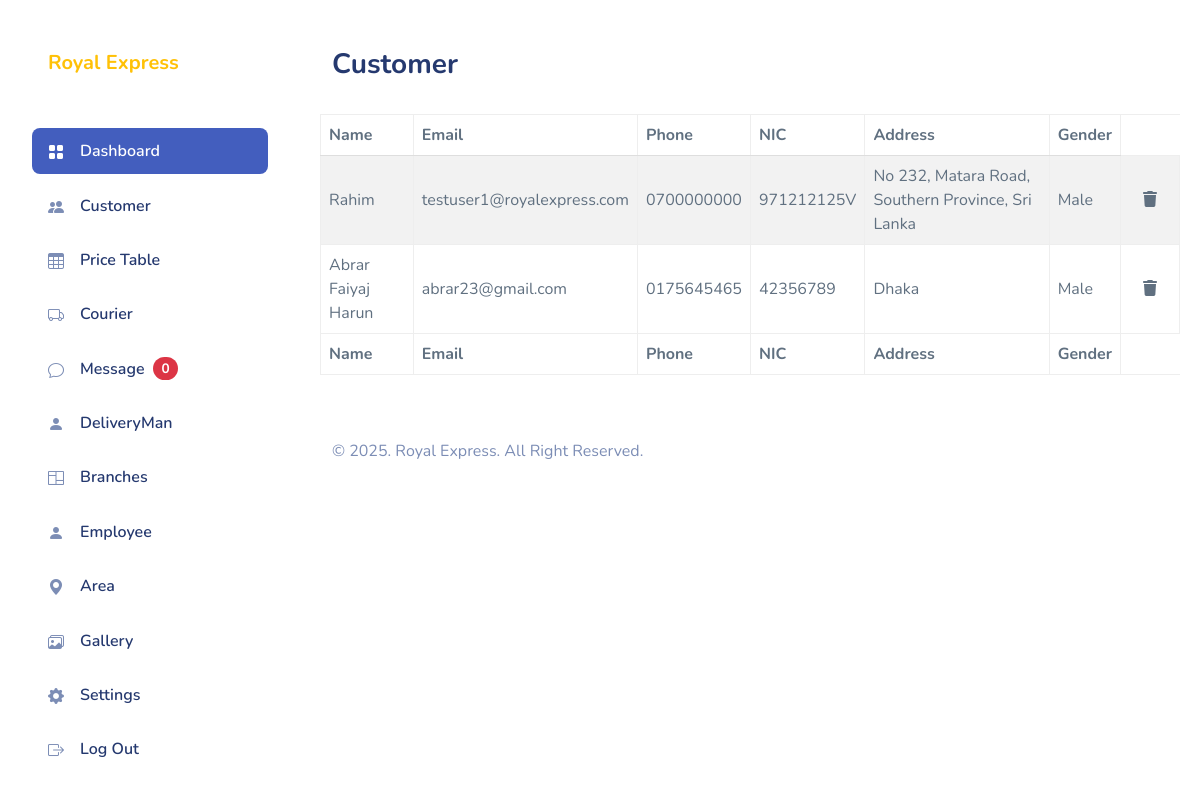
Screenshot of /Admin/customer.php (signed in) with the database file from the repository.
### tables this page shows
CREATE TABLE `customer` (
  `customer_id` int(11) NOT NULL,
  `name` varchar(255) NOT NULL,
  `email` varchar(255) NOT NULL,
  `phone` varchar(255) NOT NULL,
  `photo` varchar(254) NOT NULL,
  `nic` varchar(255) NOT NULL,
  `address` varchar(255) NOT NULL,
  `gender` int(2) NOT NULL,
  `password` varchar(255) NOT NULL,
  `is_deleted` int(2) NOT NULL
);

### server/inc/get.php (called while the page is built, shortened)
<?php
function getAllcustomers()
{
    include 'connection.php';
    $q1 = "SELECT * FROM customer WHERE is_deleted = 0 AND email != 'admin'";
    return mysqli_query($con, $q1);
}

### Admin/customer.php (the view, shortened to what this page needs)
<!DOCTYPE html>
<html lang="en">
<?php include 'pages/head.php'; ?>
<body>
    <div id="app">
        <div id="sidebar" class="active">
            <div class="sidebar-wrapper active">
                <div class="sidebar-header">
                    <div class="d-flex justify-content-between mt-0 px-2">
                        <h1 class="mb-0"><a href="index.php" class="text-warning h5 mb-0 px-2 ">Royal Express </a></h1>
                    </div>
                </div>
                <div class="sidebar-menu">
                    <ul class="menu">
                        <li class="sidebar-item active ">
                            <a href="index.php" class='sidebar-link'>
                                <i class="bi bi-grid-fill"></i>
                                <span>Dashboard</span>
                            </a>
                        </li>
                        <li class="sidebar-item ">
                            <a href="customer.php" class='sidebar-link'>
                                <i class="bi bi-people-fill"></i>
                                <span>Customer</span>
                            </a>
                        </li>
                        <li class="sidebar-item">
                            <a href="price.php" class='sidebar-link'>
                                <i class="bi bi-table"></i>
                                <span>Price Table</span>
                            </a>
                        </li>
                        <li class="sidebar-item">
                            <a href="courier.php" class='sidebar-link'>
                                <i class="bi bi-truck"></i>
                                <span>Courier</span>
                            </a>
                        </li>
                        <li class="sidebar-item">
                            <a href="message.php" class='sidebar-link'>
                                <i class="bi bi-chat"></i>
                                <span>Message</span>
                                <span id="fbCount" class="badge rounded-pill bg-danger ms-2">0</span>
                            </a>
                        </li>
                        <?php if (isset($_SESSION['admin']) && $_SESSION['admin'] == 'admin') : ?>
                             <li class="sidebar-item">
                            <a href="DeliveryMan.php" class='sidebar-link'>
                                <i class="bi bi-person-fill"></i>
                                <span>DeliveryMan </span>
                            </a>
                        </li>
                            <li class="sidebar-item">
                                <a href="branch.php" class='sidebar-link'>
                                    <i class="bi bi-columns"></i>
                                    <span>Branches</span>
                                </a>
                            </li>
                        <?php endif; ?>
                        <li class="sidebar-item">
                            <a href="employee.php" class='sidebar-link'>
                                <i class="bi bi-person-fill"></i>
                                <span>Employee </span>
                            </a>
                        </li>
                        <?php if (isset($_SESSION['admin']) && $_SESSION['admin'] == 'admin') : ?>
                            <li class="sidebar-item">
                                <a href="area.php" class='sidebar-link'>
                                    <i class="bi bi-geo-alt-fill"></i>
                                    <span>Area</span>
                                </a>
                            </li>
                            <li class="sidebar-item">
                                <a href="gallery.php" class='sidebar-link'>
                                    <i class="bi bi-images"></i>
                                    <span>Gallery</span>
                                </a>
                            </li>
                        <?php endif; ?>
                        <li class="sidebar-item">
                            <a href="settings.php" class='sidebar-link'>
                                <i class="bi bi-gear-fill"></i>
                                <span>Settings</span>
                            </a>
                        </li>
                        <li class="sidebar-item">
                            <a href="logout.php" class='sidebar-link'>
                                <i class="bi bi-box-arrow-right"></i>
                                <span>Log Out</span>
                            </a>
                        </li>
                    </ul>
                </div>
            </div>
        </div>
        <div id="main">
            <div class="page-heading">
                <h3>Customer</h3>
            </div>
            <div class="page-content">
                <section class="row">
                    <div class="col-12 col-lg-12">
                        <div class="row">
                            <table id="datatablesSimple" class="table table-bordered table-striped">
                                <thead>
                                    <tr>
                                        <th>Name</th>
                                        <th>Email</th>
                                        <th>Phone</th>
                                        <th>NIC</th>
                                        <th>Address</th>
                                        <th>Gender</th>
                                    </tr>
                                </thead>
                                <tfoot>
                                    <tr>
                                        <th>Name</th>
                                        <th>Email</th>
                                        <th>Phone</th>
                                        <th>NIC</th>
                                        <th>Address</th>
                                        <th>Gender</th>
                                    </tr>
                                </tfoot>
                                <tbody>
                                    <?php
                                    $getall = getAllcustomers();
                                    while ($row = mysqli_fetch_assoc($getall)) {
                                    ?>
                                        <tr>
                                            <td><?php echo $row['name']; ?></td>
                                            <td><?php echo $row['email']; ?></td>
                                            <td><?php echo $row['phone']; ?></td>
                                            <td><?php echo $row['nic']; ?></td>
                                            <td><?php echo $row['address']; ?></td>
                                            <td><?php if ($row['gender'] == "1") {
                                                    echo "Male";
                                                } else {
                                                    echo "Female";
                                                } ?>
                                            </td>
                                            <td> <button type="button" onclick="permenantdeleteData(<?php echo $row['customer_id']; ?>,'customer', 'customer_id')" class="btn btn-darkblue"> <i class="fa-solid fa-trash"></i>
                                                </button>
                                            </td>
                                        </tr>
                                    <?php } ?>
                                </tbody>
                            </table>
                        </div>
                    </div>
                </section>
            </div>
            <?php include 'pages/footer.php'; ?>
        </div>
    </div>
</body>
</html>

### Admin/assets/css/app.css (style rules this page uses)
.btn i,.btn svg { width:16px;height:16px }
#sidebar.active .sidebar-wrapper { left:0 }
.sidebar-wrapper { width:300px;height:100vh;position:fixed;top:0;z-index:10;overflow-y:auto;background-color:#fff;bottom:0;transition:left .5s ease-out }
.sidebar-wrapper .sidebar-header { padding:2rem 2rem 1rem;font-size:2rem;font-weight:700 }
.sidebar-wrapper .menu { margin-top:2rem;padding:0 2rem;font-weight:600 }
.sidebar-wrapper .menu .sidebar-link { display:block;padding:.7rem 1rem;font-size:1rem;display:flex;align-items:center;border-radius:.5rem;transition:all .5s;text-decoration:none;color:#25396f }
.sidebar-wrapper .menu .sidebar-link i,.sidebar-wrapper .menu .sidebar-link svg { color:#7c8db5 }
.sidebar-wrapper .menu .sidebar-link span { margin-left:1rem }
.sidebar-wrapper .menu .sidebar-item { list-style:none;margin-top:.5rem;position:relative }
.sidebar-wrapper .menu .sidebar-item.active .sidebar-link { background-color:#435ebe }
.sidebar-wrapper .menu .sidebar-item.active .sidebar-link span { color:#fff }
.sidebar-wrapper .menu .sidebar-item.active .sidebar-link i,.sidebar-wrapper .menu .sidebar-item.active .sidebar-link svg { fill:#fff;color:#fff }
.dataTable-table td,.dataTable-table thead th,.table td,.table thead th { vertical-align:middle }
.dataTable-table:not(.table-borderless) thead th,.table:not(.table-borderless) thead th { border-bottom:1px solid #dedede!important }
.bi { width:1rem;height:1rem }
#main { margin-left:300px;padding:2rem }
.page-heading { margin:0 0 2rem }
.page-heading h3 { font-weight:700 }
a { text-decoration:none }

### Admin/pages/head.php (style rules this page uses)
body { background-color: #ffffff; }

### rows the page displays
customer: name "Rahim", email "testuser1@royalexpress.com", phone "0700000000", nic "971212125V", address "No 232, Matara Road, Southern Province, Sri Lanka", gender "Male"
customer: name "Abrar Faiyaj Harun", email "abrar23@gmail.com", phone "0175645465", nic "42356789", address "Dhaka", gender "Male"
